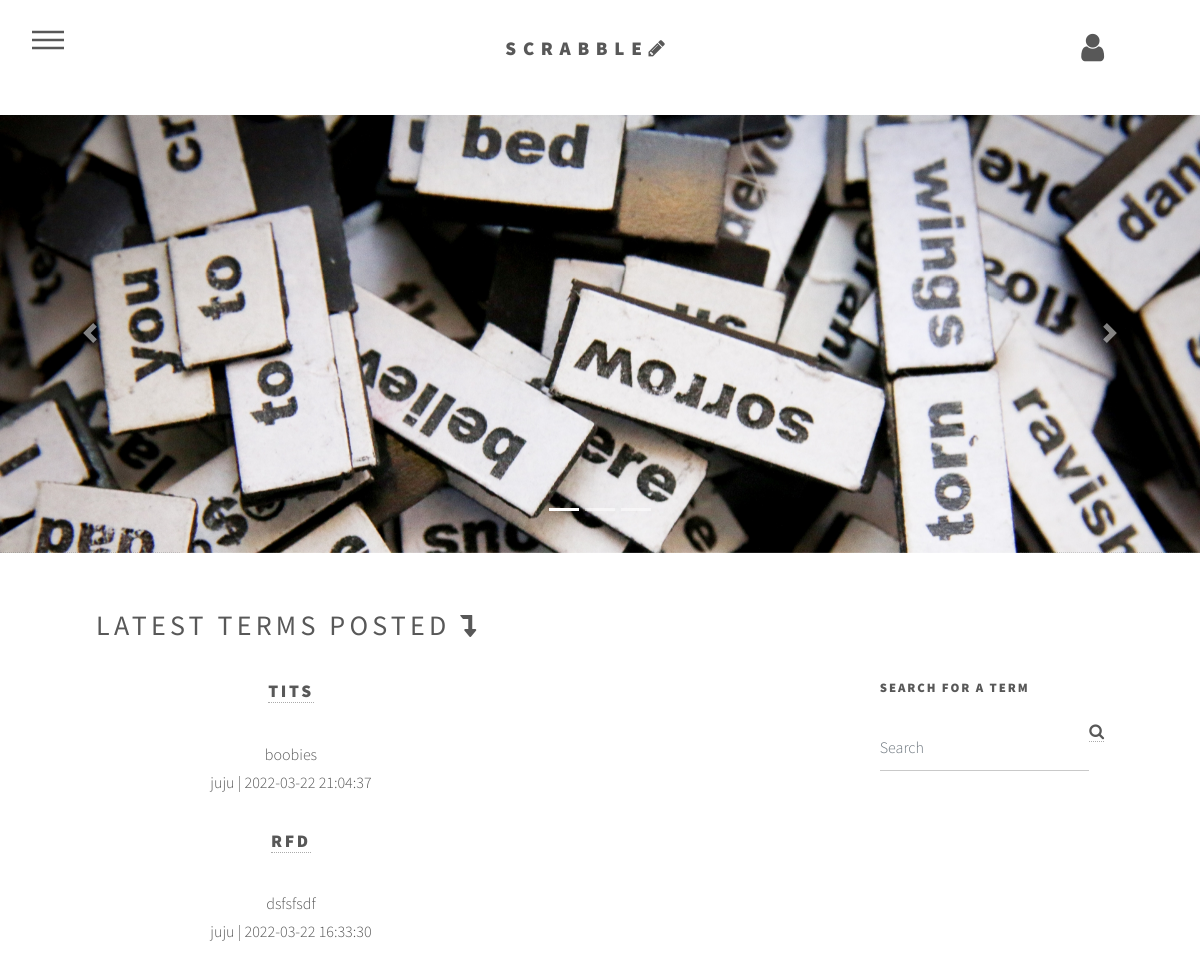
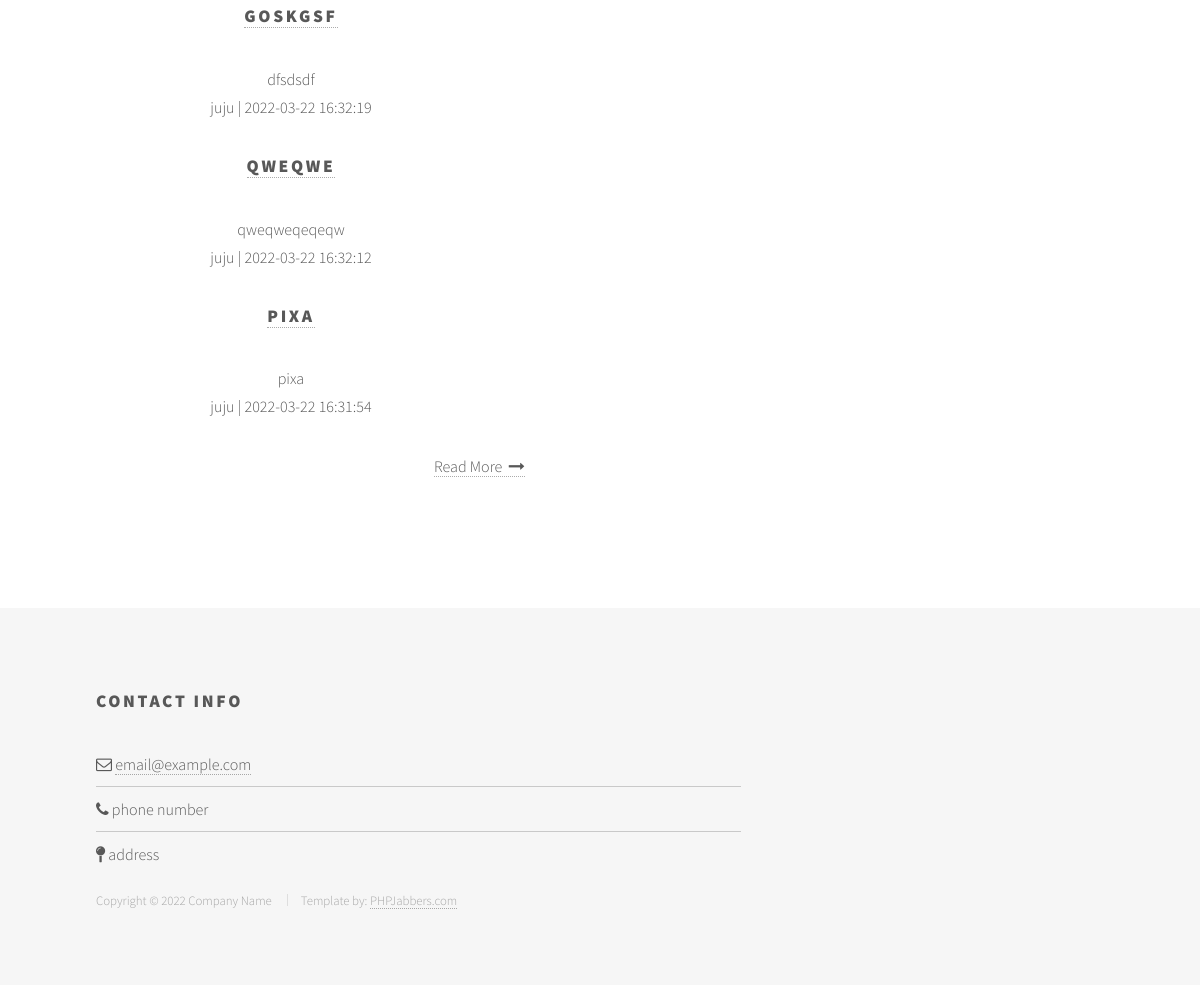
The app's page / (signed in) with its own data (2 pictures, top to bottom).
### tables this page shows
CREATE TABLE `terms` (
  `id` int(11) NOT NULL,
  `title` varchar(50) NOT NULL,
  `description` text NOT NULL,
  `timestamp` timestamp NOT NULL DEFAULT current_timestamp() ON UPDATE current_timestamp(),
  `username` varchar(50) NOT NULL
);

### index.php (the view, shortened to what this page needs)
<?php
  if (isset($_SESSION['user_email']) && isset($_SESSION['user_username'])) {
?>
<html>
	<head>
		<link rel="stylesheet" href="assets/bootstrap/css/bootstrap.min.css" />
		<link rel="stylesheet" href="assets/css/main.css" />
	</head>
	<body class="is-preload">
			<div id="wrapper">
					<header id="header">
						<div class="inner">
								<a href="index.php" class="logo">
								<center><span class="title">Scrabble</span><span class="fa fa-pencil"></span></center>
								</a>
								<nav>
									<ul>
										<li><a href="#menu">Menu</a></li>
									</ul>
								</nav>
        					<a href="account.php"><i class="fa fa-user fa-2x" style="float: right;"></i></a>
					</header>
					<div id="main">
					<div id="carouselExampleIndicators" class="carousel slide" data-ride="carousel">
						  <ol class="carousel-indicators">
						    <li data-target="#carouselExampleIndicators" data-slide-to="0" class="active"></li>
						    <li data-target="#carouselExampleIndicators" data-slide-to="1"></li>
						    <li data-target="#carouselExampleIndicators" data-slide-to="2"></li>
						  </ol>
						  <div class="carousel-inner">
						    <div class="carousel-item active">
						      <img class="d-block w-100" src="images/slider-image-1.jpg" alt="First slide">
						    </div>
						  </div>
						  <a class="carousel-control-prev" href="#carouselExampleIndicators" role="button" data-slide="prev">
						    <span class="carousel-control-prev-icon" aria-hidden="true"></span>
						  </a>
						  <a class="carousel-control-next" href="#carouselExampleIndicators" role="button" data-slide="next">
						    <span class="carousel-control-next-icon" aria-hidden="true"></span>
						  </a>
					</div>
						<br>
						<br>
						<div class="inner">
                        <h3 class="h3">Latest terms posted&nbsp;<i class="fa fa-level-down"></i></h3>
							<br>
							<div class="container-fluid">
								<div class="row">
									<div class="col-9">
										<div class="row">
											<div class="col-sm-6 text-center">
                                                <?php
												$conn = mysqli_connect("localhost", "root", "admin", "atw");
												$sql= "SELECT * FROM `terms` ORDER BY id DESC LIMIT 5;" ;
												$result= $conn-> query($sql);
												while ($row= $result-> fetch_assoc()){
												$id=$row['id'];
     												echo '<h2><a href="'. $id .'.php">', $row["title"], '</a></h2>';
     												echo $row["description"];
													echo "<br>";
      												echo "<p>", $row["username"], "&nbsp;|&nbsp;", $row["timestamp"], "</p>";
												}
												?>
											</div>
										</div>
                                        <p class="text-center">
                                            <a href="terms.php">Read More &nbsp;<i class="fa fa-long-arrow-right"></i>
                                            </a>
                                        </p>
									</div>
									<div class="col-3">
										<div class="form-group">
                                        <h4>Search for a term</h4>
				                        </div>
										<div class="form-group">
				                            <div class="input-group">
				                                <input type="text" class="form-control" placeholder="Search" aria-label="Search" aria-describedby="basic-addon2">
				                                <span class="input-group-addon"><a href="#"><i class="fa fa-search"></i></a></span>
				                            </div>
				                        </div>
				                        <br>
				                        </div>
								</div>
							</div>
						</div>
					</div>
                <footer id="footer">
						<div class="inner">
							<section>
								<h2>Contact Info</h2>
								<ul class="alt">
									<li><span class="fa fa-envelope-o"></span> <a href="#">email@example.com</a></li>
									<li><span class="fa fa-phone"></span> phone number </li>
									<li><span class="fa fa-map-pin"></span> address </li>
								</ul>
							</section>
							<ul class="copyright">
							<li>Copyright © 2022 Company Name </li>
							<li>Template by: <a href="https://www.phpjabbers.com/">PHPJabbers.com</a></li>
							</ul>
						</div>
					</footer>
			</div>
	</body>
</html>
<?php
}else {
   header("location: login.php");
}
 ?>

### records on screen
terms: title "TITS", description "boobies", username "juju", timestamp "2022-03-22 21:04:37"
terms: title "RFD", description "dsfsfsdf", username "juju", timestamp "2022-03-22 16:33:30"
terms: title "GOSKGSF", description "dfsdsdf", username "juju", timestamp "2022-03-22 16:32:19"
terms: title "QWEQWE", description "qweqweqeqeqw", username "juju", timestamp "2022-03-22 16:32:12"
terms: title "PIXA", description "pixa", username "juju", timestamp "2022-03-22 16:31:54"
